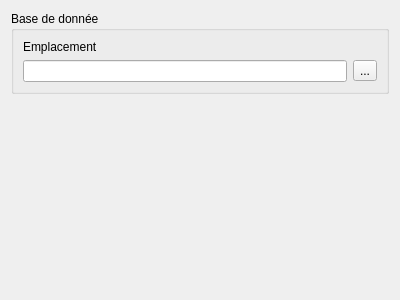
<?xml version="1.0" encoding="UTF-8"?>
<ui version="4.0">
 <class>Form</class>
 <widget class="QWidget" name="Form">
  <property name="geometry">
   <rect>
    <x>0</x>
    <y>0</y>
    <width>400</width>
    <height>300</height>
   </rect>
  </property>
  <property name="windowTitle">
   <string>Form</string>
  </property>
  <layout class="QGridLayout" name="gridLayout_2">
   <item row="0" column="0">
    <widget class="QGroupBox" name="groupBox">
     <property name="title">
      <string>Base de donnée</string>
     </property>
     <layout class="QGridLayout" name="gridLayout">
      <item row="1" column="0">
       <widget class="QLineEdit" name="lineEdit"/>
      </item>
      <item row="1" column="1">
       <widget class="QToolButton" name="toolButton">
        <property name="text">
         <string>...</string>
        </property>
       </widget>
      </item>
      <item row="0" column="0" colspan="2">
       <widget class="QLabel" name="label">
        <property name="text">
         <string>Emplacement</string>
        </property>
       </widget>
      </item>
     </layout>
    </widget>
   </item>
   <item row="1" column="0">
    <spacer name="verticalSpacer">
     <property name="orientation">
      <enum>Qt::Vertical</enum>
     </property>
     <property name="sizeHint" stdset="0">
      <size>
       <width>20</width>
       <height>40</height>
      </size>
     </property>
    </spacer>
   </item>
  </layout>
 </widget>
 <resources/>
 <connections/>
</ui>
